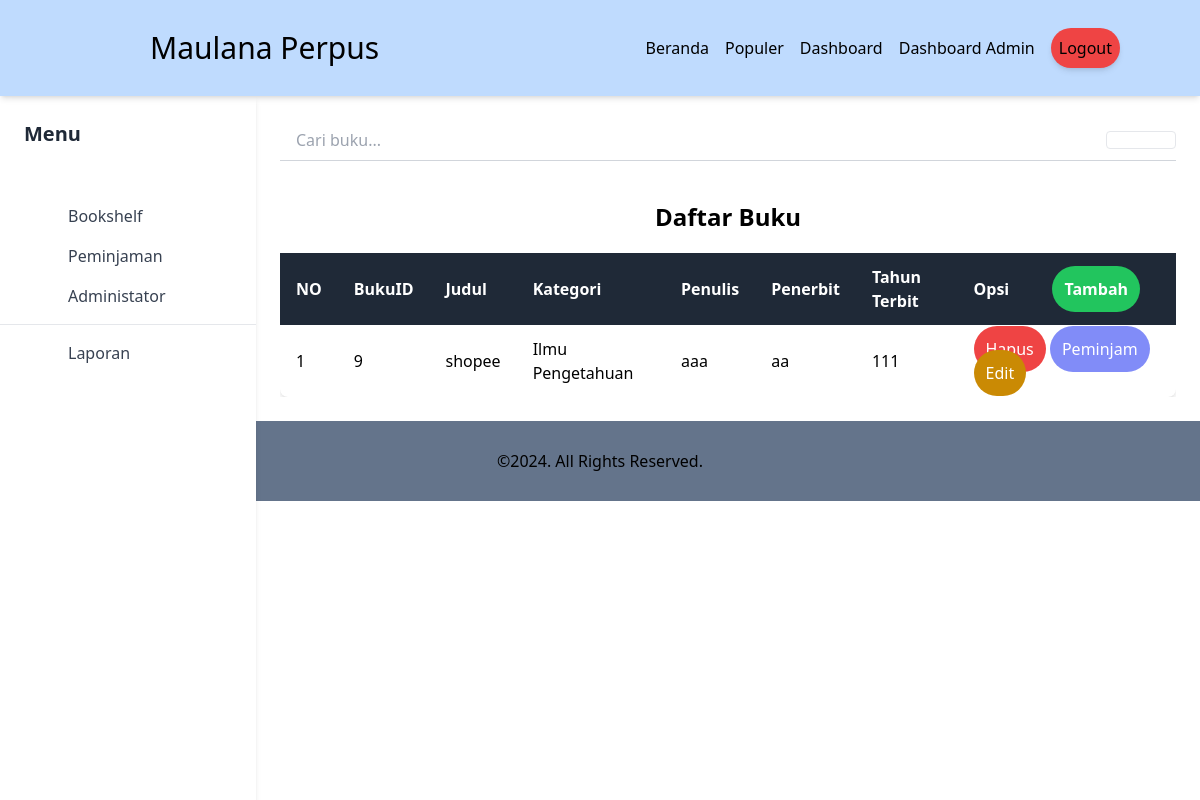
The app's page /staff (signed in) with its own data.
### tables this page shows
CREATE TABLE `buku` (
  `BukuID` int(11) NOT NULL,
  `Judul` varchar(255) NOT NULL,
  `KategoriBukuID` int(11) NOT NULL,
  `Penulis` varchar(255) NOT NULL,
  `Penerbit` varchar(255) NOT NULL,
  `TahunTerbit` int(4) NOT NULL
);

CREATE TABLE `kategoribuku` (
  `KategoriID` int(11) NOT NULL,
  `NamaKategori` varchar(255) NOT NULL
);

### staff/book-page.php (the view, shortened to what this page needs)
<form action="" method="get">
    <form action="#" method="GET">
            <div class="flex items-center border-b border-gray-300">
                <input
                    type="text"
                    name="q"
                    placeholder="Cari buku..."
                    class="flex-grow py-2 px-4 focus:outline-none focus:border-blue-500"
                >
                <button
                    type="submit"
                    class="bg-transparant border text-white px-4 py-2 rounded hover:bg-blue-600 transition duration-200"
                >
                </button>
            </div>
        </form>
</form>
<div class="container mx-auto mt-10">
        <h1 class="text-2xl font-bold mb-5 text-center">Daftar Buku</h1>
        <div class="overflow-x-auto">
            <table class="min-w-full bg-white shadow-md rounded-lg overflow-auto">
                <thead>
                    <tr class="bg-gray-800 text-white">
                        <th class="py-3 px-4 text-left">NO</th>
                        <th class="py-3 px-4 text-left">BukuID</th>
                        <th class="py-3 px-4 text-left">Judul</th>
                        <th class="py-3 px-4 text-left">Kategori</th>
                        <th class="py-3 px-4 text-left">Penulis</th>
                        <th class="py-3 px-4 text-left">Penerbit</th>
                        <th class="py-3 px-4 text-left">Tahun Terbit</th>
                        <th class="py-3 px-4 text-left">Opsi</th>
                        <th class="py-3 px-4 text-left"><a href="?page=addbook" class="w-full text-white p-3 rounded-full bg-green-500">Tambah</a></th>
                    </tr>
                </thead>
                <tbody>
                    <?php
                        if(isset($_GET["q"])) {
                            $queryBuku = $conn->prepare("
                            SELECT
                                buku.BukuID,
                                buku.Judul,
                                buku.Penulis,
                                buku.Penerbit,
                                buku.TahunTerbit,
                                kategoribuku.NamaKategori
                            FROM
                                buku
                            LEFT JOIN
                                kategoribuku_relasi ON buku.BukuID = kategoribuku_relasi.BukuID
                            LEFT JOIN
                                kategoribuku ON kategoribuku.KategoriID = kategoribuku_relasi.KategoriID
                            WHERE
                                buku.Judul LIKE :polaJudul OR
                                buku.Penulis LIKE :polaPenulis OR
                                buku.Penerbit LIKE :polaPenerbit OR
                                buku.TahunTerbit LIKE :polaTahun OR
                                kategoribuku.NamaKategori LIKE :polakategori
                            ");
                            $searchQuery = isset($_GET["q"]) ? $_GET["q"] : "";
                            $queryBuku->bindValue(":polaJudul", "%$searchQuery%", PDO::PARAM_STR);
                            $queryBuku->bindValue(":polaPenulis", "%$searchQuery%", PDO::PARAM_STR);
                            $queryBuku->bindValue(":polaPenerbit", "%$searchQuery%", PDO::PARAM_STR);
                            $queryBuku->bindValue(":polaTahun", "%$searchQuery%", PDO::PARAM_STR);
                            $queryBuku->bindValue(":polakategori", "%$searchQuery%", PDO::PARAM_STR);
                            $queryBuku->execute();
                            $dataBuku = $queryBuku->fetchAll(PDO::FETCH_ASSOC);
                        } else {
                            $queryBuku = $conn->query("
                                SELECT
                                    buku.BukuID,
                                    buku.Judul,
                                    buku.Penulis,
                                    buku.Penerbit,
                                    buku.TahunTerbit,
                                    kategoribuku.NamaKategori
                                FROM
                                    buku
                                LEFT JOIN
                                    kategoribuku_relasi ON buku.BukuID = kategoribuku_relasi.BukuID
                                LEFT JOIN
                                    kategoribuku ON kategoribuku.KategoriID = kategoribuku_relasi.KategoriID;
                            ");
                            $dataBuku = $queryBuku->fetchAll();
                        }
                        if(isset($dataBuku)) {
                            foreach($dataBuku as $index => $value) {
                    ?>
                    <tr class="hover:bg-gray-100">
                        <td class="py-3 px-4"><?= $index + 1 ?></td>
                        <td class="py-3 px-4"><?= $value['BukuID'] ?></td>
                        <td class="py-3 px-4"><?= $value['Judul'] ?></td>
                        <td class="py-3 px-4"><?= $value['NamaKategori'] ?></td>
                        <td class="py-3 px-4"><?= $value['Penulis'] ?></td>
                        <td class="py-3 px-4"><?= $value['Penerbit'] ?></td>
                        <td class="py-3 px-4"><?= $value['TahunTerbit'] ?></td>
                        <td class="py-3 px-4" colspan="2">
                            <a href="?page=deletebook&id=<?= $value['BukuID'] ?>" class="w-full text-white p-3 rounded-full bg-red-500">Hapus</a>
                            <a href="?page=peminjam" class="w-full text-white p-3 rounded-full bg-indigo-400">Peminjam</a>
                            <a href="?page=addbook&id=<?= $value['BukuID'] ?>" class="w-full text-white p-3 rounded-full bg-yellow-600">Edit</a>
                        </td>
                    </tr>
                    <?php }} else { ?>
                        <tr>
                            <td colspan="8" class="text-center text-2xl">Data buku tidak ditemukan</td>
                        </tr>
                    <?php } ?>
                </tbody>
            </table>
        </div>
    </div>

### staff/index.php (style rules this page uses)
* { margin: 0; padding: 0; box-sizing: border-box; }

### records on screen
buku: BukuID "9", Judul "shopee", kategoribuku.NamaKategori "Ilmu Pengetahuan", Penulis "aaa", Penerbit "aa", TahunTerbit "111"
